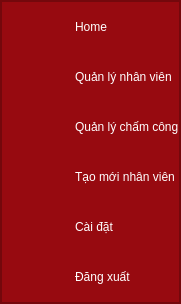
        <widget class="QFrame" name="frame_left_menu">
         <property name="maximumSize">
          <size>
           <width>70</width>
           <height>16777215</height>
          </size>
         </property>
         <property name="styleSheet">
          <string notr="true">background-color: rgb(151, 10, 16);</string>
         </property>
         <property name="frameShape">
          <enum>QFrame::StyledPanel</enum>
         </property>
         <property name="frameShadow">
          <enum>QFrame::Raised</enum>
         </property>
         <layout class="QVBoxLayout" name="verticalLayout_2">
          <property name="spacing">
           <number>1</number>
          </property>
          <property name="leftMargin">
           <number>0</number>
          </property>
          <property name="topMargin">
           <number>0</number>
          </property>
          <property name="rightMargin">
           <number>0</number>
          </property>
          <property name="bottomMargin">
           <number>0</number>
          </property>
          <item alignment="Qt::AlignTop">
           <widget class="QFrame" name="frame_top_menu">
            <property name="frameShape">
             <enum>QFrame::StyledPanel</enum>
            </property>
            <property name="frameShadow">
             <enum>QFrame::Raised</enum>
            </property>
            <layout class="QVBoxLayout" name="verticalLayout_3">
             <property name="spacing">
              <number>0</number>
             </property>
             <property name="leftMargin">
              <number>0</number>
             </property>
             <property name="topMargin">
              <number>0</number>
             </property>
             <property name="rightMargin">
              <number>0</number>
             </property>
             <property name="bottomMargin">
              <number>0</number>
             </property>
             <item>
              <widget class="QPushButton" name="pushButton_1">
               <property name="sizePolicy">
                <sizepolicy hsizetype="Expanding" vsizetype="Fixed">
                 <horstretch>0</horstretch>
                 <verstretch>0</verstretch>
                </sizepolicy>
               </property>
               <property name="minimumSize">
                <size>
                 <width>0</width>
                 <height>50</height>
                </size>
               </property>
               <property name="font">
                <font>
                 <family>Segoe UI</family>
                </font>
               </property>
               <property name="styleSheet">
                <string notr="true">QPushButton {	
	color: rgb(255, 255, 255);
	background-image: url(:/20x20/icons/20x20/cil-home.png);
	background-position: left center;
    background-repeat: no-repeat;
	border: none;
	border-left: 28px solid  rgb(151, 10, 16);
	background-color:  rgb(151, 10, 16);
	text-align: left;
	padding-left: 45px;
}
QPushButton:hover {
	background-color:rgb(117, 12, 26);
	border-left: 28px solid rgb(117, 12, 26);
}
</string>
               </property>
               <property name="text">
                <string>Home</string>
               </property>
               <property name="iconSize">
                <size>
                 <width>20</width>
                 <height>20</height>
                </size>
               </property>
              </widget>
             </item>
             <item>
              <widget class="QPushButton" name="pushButton_7">
               <property name="minimumSize">
                <size>
                 <width>0</width>
                 <height>50</height>
                </size>
               </property>
               <property name="styleSheet">
                <string notr="true">QPushButton {	
	color: rgb(255, 255, 255);
	background-image: url(:/20x20/icons/20x20/cil-user.png);
	background-position: left center;
    background-repeat: no-repeat;
	border: none;
	border-left: 28px solid  rgb(151, 10, 16);
	background-color:  rgb(151, 10, 16);
	text-align: left;
	padding-left: 45px;
}
QPushButton:hover {
	background-color:rgb(117, 12, 26);
	border-left: 28px solid rgb(117, 12, 26);
}
</string>
               </property>
               <property name="text">
                <string>Quản lý nhân viên</string>
               </property>
              </widget>
             </item>
             <item>
              <widget class="QPushButton" name="pushButton_22">
               <property name="minimumSize">
                <size>
                 <width>0</width>
                 <height>50</height>
                </size>
               </property>
               <property name="styleSheet">
                <string notr="true">QPushButton {	
	color: rgb(255, 255, 255);
	background-image: url(:/20x20/icons/20x20/cil-voice-over-record.png);
	background-position: left center;
    background-repeat: no-repeat;
	border: none;
	border-left: 28px solid  rgb(151, 10, 16);
	background-color:  rgb(151, 10, 16);
	text-align: left;
	padding-left: 45px;
}
QPushButton:hover {
	background-color:rgb(117, 12, 26);
	border-left: 28px solid rgb(117, 12, 26);
}
</string>
               </property>
               <property name="text">
                <string>Quản lý chấm công</string>
               </property>
              </widget>
             </item>
             <item>
              <widget class="QPushButton" name="pushButton">
               <property name="minimumSize">
                <size>
                 <width>0</width>
                 <height>50</height>
                </size>
               </property>
               <property name="styleSheet">
                <string notr="true">QPushButton {	
	color: rgb(255, 255, 255);
	
	background-image: url(:/20x20/icons/20x20/cil-user-follow.png);
	background-position: left center;
    background-repeat: no-repeat;
	border: none;
	border-left: 28px solid  rgb(151, 10, 16);
	background-color:  rgb(151, 10, 16);
	text-align: left;
	padding-left: 45px;
}
QPushButton:hover {
	background-color:rgb(117, 12, 26);
	border-left: 28px solid rgb(117, 12, 26);
}
</string>
               </property>
               <property name="text">
                <string>Tạo mới nhân viên</string>
               </property>
              </widget>
             </item>
             <item>
              <widget class="QPushButton" name="pushButton_2">
               <property name="minimumSize">
                <size>
                 <width>0</width>
                 <height>50</height>
                </size>
               </property>
               <property name="styleSheet">
                <string notr="true">QPushButton {	
	color: rgb(255, 255, 255);
	
	background-image: url(:/20x20/icons/20x20/cil-settings.png);
	background-position: left center;
    background-repeat: no-repeat;
	border: none;
	border-left: 28px solid  rgb(151, 10, 16);
	background-color:  rgb(151, 10, 16);
	text-align: left;
	padding-left: 45px;
}
QPushButton:hover {
	background-color:rgb(117, 12, 26);
	border-left: 28px solid rgb(117, 12, 26);
}
</string>
               </property>
               <property name="text">
                <string>Cài đặt</string>
               </property>
              </widget>
             </item>
             <item>
              <widget class="QPushButton" name="pushButton_3">
               <property name="minimumSize">
                <size>
                 <width>0</width>
                 <height>50</height>
                </size>
               </property>
               <property name="styleSheet">
                <string notr="true">QPushButton {	
	color: rgb(255, 255, 255);
	
	background-image: url(:/16x16/icons/16x16/cil-account-logout.png);
	background-position: left center;
    background-repeat: no-repeat;
	border: none;
	border-left: 28px solid  rgb(151, 10, 16);
	background-color:  rgb(151, 10, 16);
	text-align: left;
	padding-left: 45px;
}
QPushButton:hover {
	background-color:rgb(117, 12, 26);
	border-left: 28px solid rgb(117, 12, 26);
}
</string>
               </property>
               <property name="text">
                <string>Đăng xuất</string>
               </property>
              </widget>
             </item>
            </layout>
           </widget>
          </item>
         </layout>
        </widget>
